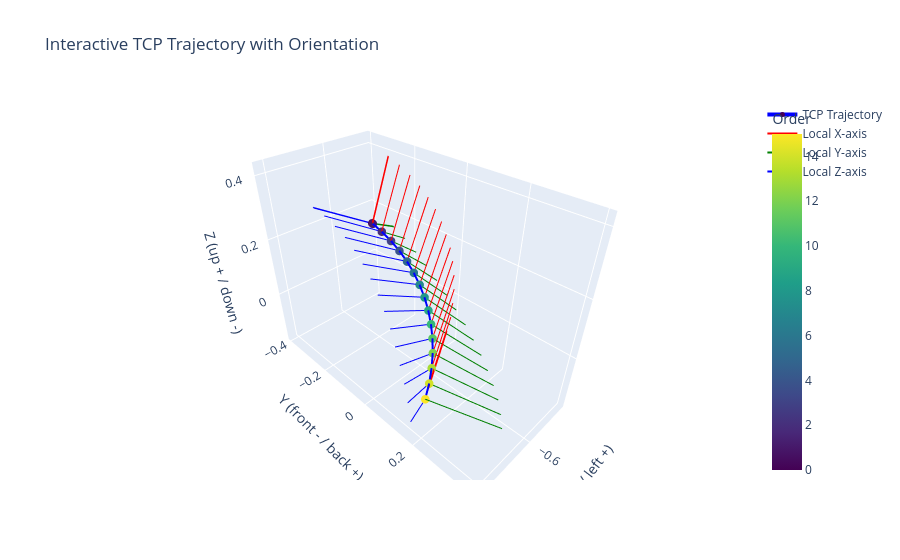

Notebook cell for this chart:
### Code cell
plotly_pos_rot(real_umi_action_rot)
